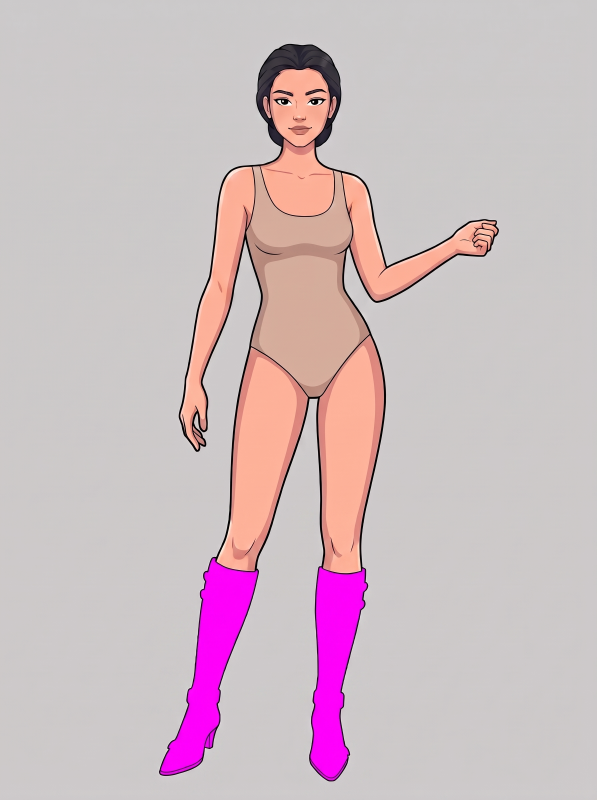
#> input picture assets/mattes/boots_black_inverted.jpeg, 1790 x 2400 px, given in place of base_v3.jpeg, which was not available (shown at 1/3 size)
$ python compare_strategies.py
#> lines starting #> are read from the running program, lines starting #| are printed output that depends on the picture; after the words box and inside, x2 and y2 are one past the last pixel; in counts of white or black regions, pixels touching at a corner belong together; pictures that were not available may be replaced by others from this repository, and a replacement may not be noted
### research/chroma_key.py
"""Chroma key background removal for AI-generated garment layers."""

from __future__ import annotations

from enum import Enum
from io import BytesIO

import numpy as np
from PIL import Image


class KeyColor(str, Enum):
    MAGENTA = "magenta"
    GREEN = "green"


# Channel that must be LOW for a pixel to count as background, vs the two that must be HIGH.
_KEY_CHANNELS: dict[KeyColor, tuple[int, tuple[int, int]]] = {
    KeyColor.MAGENTA: (1, (0, 2)),  # G low, R+B high
    KeyColor.GREEN: (0, (1, 1)),    # R low, G high (B also low, handled by the ramp)
}


def remove_chroma_background(
    image: Image.Image,
    key: KeyColor = KeyColor.MAGENTA,
    soft_edge: tuple[float, float] = (0.12, 0.35),
    despill_strength: float = 1.0,
) -> Image.Image:
    """Cut a garment out of a flat chroma background into a real alpha channel.

    `soft_edge` is the (opaque_below, transparent_above) ramp on the key difference,
    which keeps antialiased outlines smooth instead of producing a jagged 1-bit mask.
    """
    rgb = np.asarray(image.convert("RGB"), dtype=np.float32) / 255.0
    low_idx, high_idx = _KEY_CHANNELS[key]

    low = rgb[..., low_idx]
    high = np.minimum(rgb[..., high_idx[0]], rgb[..., high_idx[1]])

    # How strongly this pixel leans toward the key color.
    difference = high - low

    lo, hi = soft_edge
    alpha = 1.0 - np.clip((difference - lo) / (hi - lo), 0.0, 1.0)

    if despill_strength:
        # Pull the key color out of semi-transparent edge pixels so no fringe survives.
        spill = np.clip(difference, 0.0, None) * despill_strength
        rgb[..., high_idx[0]] -= spill
        if high_idx[1] != high_idx[0]:
            rgb[..., high_idx[1]] -= spill
        rgb = np.clip(rgb, 0.0, 1.0)

    rgba = np.dstack([rgb, alpha])
    return Image.fromarray((rgba * 255).astype(np.uint8), mode="RGBA")


# [14 lines left out: functions coverage_ratio, content_bounds, not called in this run]


# [18 lines that do not run on import are left out]

### experiments/compare_strategies.py
"""Compare the two ways of producing a garment layer, on the same garment.

  A  one generation  — the model draws the garment alone on a magenta field.
  B  two generations — the model dresses the avatar, then repaints everything
                       that is not the garment magenta.

Both are cut out with the same chroma key, then placed on the avatar with the
best uniform scale+offset available, which is all the app's manual fit control
can express. Whatever error survives that fit is error the user cannot correct.
"""

from __future__ import annotations

import sys
from dataclasses import dataclass
from pathlib import Path

import numpy as np
from PIL import Image
from scipy import ndimage

ROOT = Path(__file__).resolve().parents[1]
sys.path.insert(0, str(ROOT / "backend"))
sys.path.insert(0, str(ROOT / "research"))

from chroma_key import KeyColor, remove_chroma_background  # noqa: E402


@dataclass(frozen=True)
class Cutout:
    layer: Image.Image
    box: tuple[int, int, int, int]

    @property
    def width(self) -> int:
        return self.box[2] - self.box[0]

    @property
    def height(self) -> int:
        return self.box[3] - self.box[1]

    @property
    def aspect(self) -> float:
        return self.width / self.height


def cut_out(path: Path, min_area_ratio: float = 0.004) -> Cutout:
    layer = remove_chroma_background(Image.open(path), KeyColor.MAGENTA)
    solid = np.asarray(layer)[..., 3] > 128

    # Keep only the garment blob, dropping JPEG speckle and any leaked border.
    labels, count = ndimage.label(ndimage.binary_opening(solid, iterations=2))
    if count:
        sizes = ndimage.sum_labels(solid, labels, index=range(1, count + 1))
        solid = labels == int(np.argmax(sizes)) + 1

    alpha = np.asarray(layer)[..., 3] * solid
    layer.putalpha(Image.fromarray(alpha.astype(np.uint8)))

    ys, xs = np.where(solid)
    return Cutout(layer, (int(xs.min()), int(ys.min()), int(xs.max()), int(ys.max())))


def place(cut: Cutout, target_box: tuple[int, int, int, int], canvas: tuple[int, int],
          fit: str) -> Image.Image:
    """Uniform scale + translate, matching either height or width of the target box."""
    tx0, ty0, tx1, ty1 = target_box
    scale = (ty1 - ty0) / cut.height if fit == "height" else (tx1 - tx0) / cut.width

    cropped = cut.layer.crop(cut.box)
    size = (max(1, round(cropped.width * scale)), max(1, round(cropped.height * scale)))
    scaled = cropped.resize(size, Image.LANCZOS)

    out = Image.new("RGBA", canvas, (0, 0, 0, 0))
    cx, cy = (tx0 + tx1) // 2, (ty0 + ty1) // 2
    out.paste(scaled, (cx - size[0] // 2, cy - size[1] // 2), scaled)
    return out


def iou(a: Image.Image, b: Image.Image) -> float:
    m1 = np.asarray(a)[..., 3] > 128
    m2 = np.asarray(b)[..., 3] > 128
    union = (m1 | m2).sum()
    return float((m1 & m2).sum() / union) if union else 0.0


def main() -> None:
    avatar = Image.open(ROOT / "assets/avatar/base_v3.jpeg").convert("RGBA")
    canvas = avatar.size
#> canvas = (1790, 2400)

    two_pass = cut_out(ROOT / "assets/mattes/camisole_v3.jpeg")
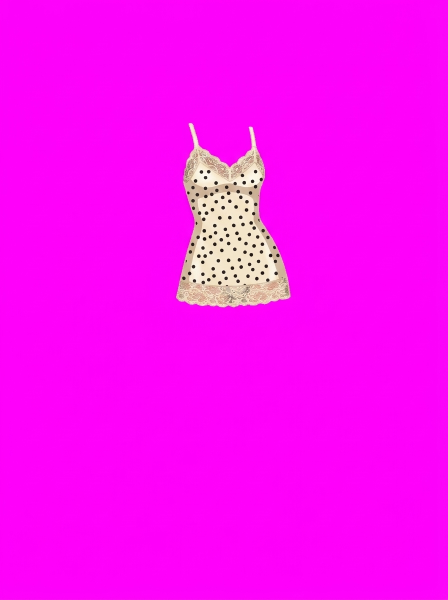
#> input picture assets/mattes/camisole_v3.jpeg, 895 x 1200 px (shown at 1/2 size)
#> in remove_chroma_background, `lo, hi = soft_edge`: lo = 0.12; hi = 0.35
#> in cut_out, `solid = np.asarray(layer)[..., 3] > 128`: solid: shape (1200, 895) bool; 4.8% white; 1 white region, box (x1, y1, x2, y2) and area: (353, 247, 580, 614) 51384
#> in cut_out, `labels, count = ndimage.label(ndimage.binary_opening(solid, iterations..`: labels: shape (1200, 895) int32; values 0 (black) and 1 (white), 4.8% white; 1 white region, box (x1, y1, x2, y2) and area: (353, 247, 580, 614) 51379
#> in cut_out, `labels, count = ndimage.label(ndimage.binary_opening(solid, iterations..`: count = 1
#> in cut_out, `sizes = ndimage.sum_labels(solid, labels, index=range(1, count + 1))`: sizes = [51379]
    one_pass = cut_out(ROOT / "assets/isolated/camisole_v3.jpeg")
#> call 2 of cut_out, with min_area_ratio = 0.004
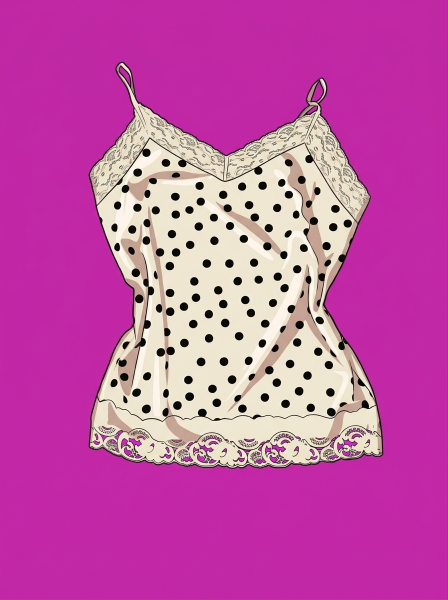
#> input picture assets/isolated/camisole_v3.jpeg, 895 x 1200 px (shown at 1/2 size)
#> call 2 of remove_chroma_background, with key = 'magenta', soft_edge = (0.12, 0.35), despill_strength = 1
#> in remove_chroma_background (call 2), `rgb[..., high_idx[1]] -= spill`:
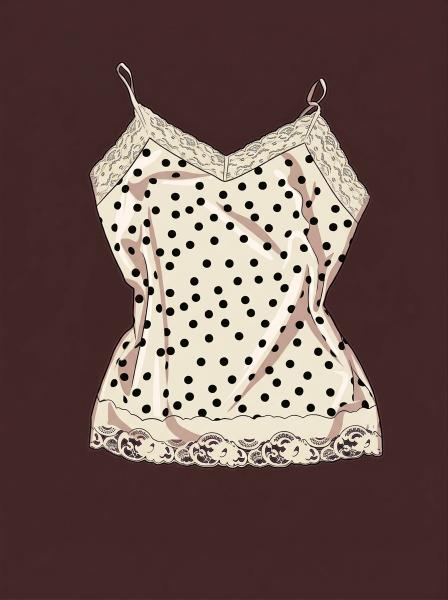
#> rgb: shape (1200, 895, 3) float32 (shown at 1/2 size); mean R, G, B 0.422, 0.337, 0.316
#> in remove_chroma_background (call 2), `rgba = np.dstack([rgb, alpha])`:
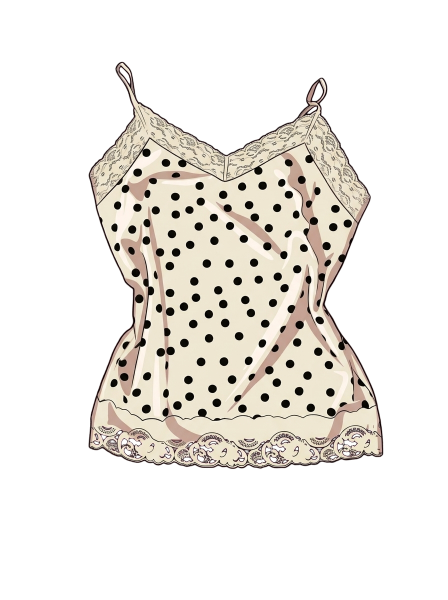
#> rgba: shape (1200, 895, 4) float32 (shown at 1/2 size); mean R, G, B, A 0.422, 0.337, 0.316, 0.311; transparent parts drawn white
#> in cut_out (call 2), `solid = np.asarray(layer)[..., 3] > 128`: solid: shape (1200, 895) bool; 31.1% white; 1 white region, box (x1, y1, x2, y2) and area: (177, 124, 766, 938) 333920
#> in cut_out (call 2), `labels, count = ndimage.label(ndimage.binary_opening(solid, iterations..`: labels: shape (1200, 895) int32; values 0 (black) and 1 (white), 31.1% white; 1 white region, box (x1, y1, x2, y2) and area: (177, 124, 766, 938) 333907
#> in cut_out (call 2), `sizes = ndimage.sum_labels(solid, labels, index=range(1, count + 1))`: sizes = [333907]

    # The two-pass layer is already registered to the avatar, so it is the reference.
    scale = canvas[0] / two_pass.layer.width
#> scale = 2
    reference = two_pass.layer.resize(canvas, Image.LANCZOS)
    ref_box = tuple(round(v * scale) for v in two_pass.box)
#> ref_box = (706, 494, 1158, 1226)

    print(f"canvas {canvas}")
#| canvas (1790, 2400)
    print(f"B (2 pasadas)  bbox {ref_box}  {round((ref_box[2]-ref_box[0]))}x"
          f"{round((ref_box[3]-ref_box[1]))}  aspect {two_pass.aspect:.3f}")
#| B (2 pasadas)  bbox (706, 494, 1158, 1226)  452x732  aspect 0.617
    print(f"A (1 pasada)   {one_pass.width}x{one_pass.height}  aspect {one_pass.aspect:.3f}")
#| A (1 pasada)   588x813  aspect 0.723
    print(f"desajuste de proporcion: {abs(one_pass.aspect/two_pass.aspect - 1) * 100:.1f}%")
#| desajuste de proporcion: 17.1%
    print()

    out_dir = ROOT / "output" / "comparacion_v3"
    out_dir.mkdir(parents=True, exist_ok=True)

    panels = [("B_dos_pasadas", reference)]
    for fit in ("height", "width"):
        placed = place(one_pass, ref_box, canvas, fit)
        print(f"A ajustada por {fit:6s} -> IoU contra B = {iou(placed, reference):.3f}")
        panels.append((f"A_una_pasada_{fit}", placed))
#> this loop made 2 passes
#> (tx0 in place, ty0 in place, tx1 in place, ty1 in place, scale in place, size in place, cx in place, cy in place) on passes 1 to 2: (706, 494, 1158, 1226, 0.9, (529, 732), 932, 860), (706, 494, 1158, 1226, 0.769, (452, 625), 932, 860)
#| A ajustada por height -> IoU contra B = 0.723
#| A ajustada por width  -> IoU contra B = 0.726
#> pass 1, in place, `scaled = cropped.resize(size, Image.LANCZOS)`:
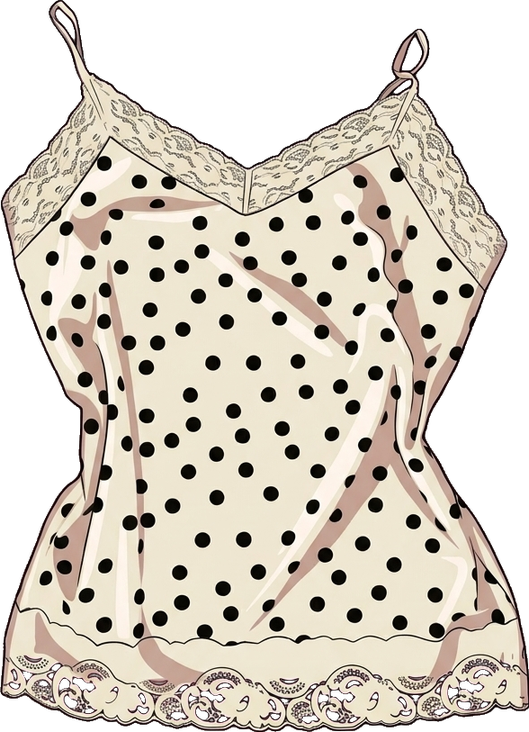
#> scaled: PIL image 529x732 RGBA; mean R, G, B, A 139.5, 131.9, 120.3, 177.6; transparent parts drawn white
#> after the loop:
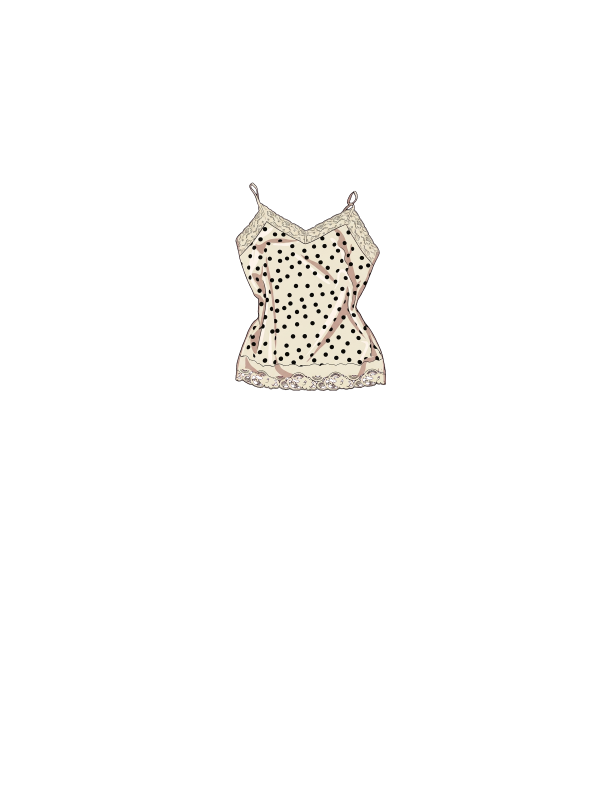
#> placed: PIL image 1790x2400 RGBA (shown at 1/3 size); mean R, G, B, A 9.1, 8.6, 7.9, 11.6; transparent parts drawn white
#> after the loop, panels = 3 items

    for name, layer in panels:
        Image.alpha_composite(avatar, layer).convert("RGB").save(
            out_dir / f"{name}.jpg", quality=92
        )
#> this loop made 3 passes
#> name on passes 1 to 3: 'B_dos_pasadas', 'A_una_pasada_height', 'A_una_pasada_width'

    strip = [Image.open(out_dir / f"{n}.jpg") for n, _ in panels]
#> strip = 3 items
    sheet = Image.new("RGB", (strip[0].width * len(strip), strip[0].height), "white")
#> sheet: PIL image 5370x2400 RGB; every value is 255
    for i, im in enumerate(strip):
        sheet.paste(im, (i * im.width, 0))
#> this loop made 3 passes
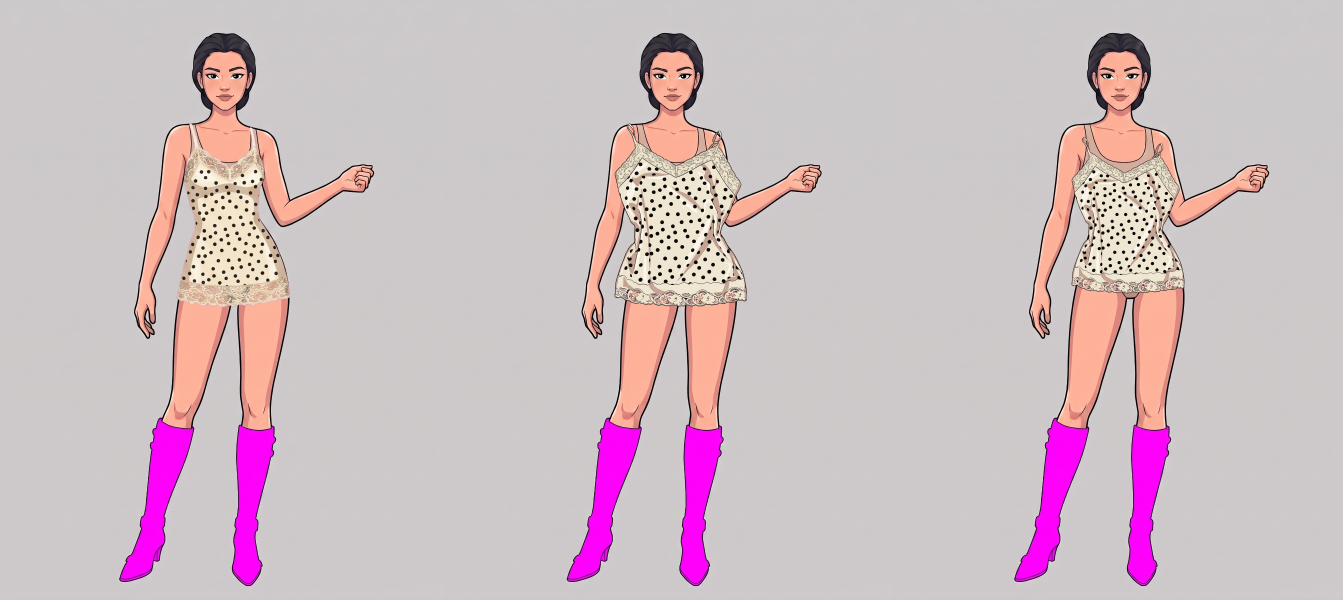
#> sheet: PIL image 5370x2400 RGB (shown at 1/4 size); mean R, G, B 206.1, 189, 194.7
    sheet.thumbnail((1600, 1600))
#> sheet: PIL image 1600x715 RGB
    sheet.save(ROOT / "output" / "comparacion_v3.jpg", quality=90)
    print(f"\n{[n for n, _ in panels]}")
#| ['B_dos_pasadas', 'A_una_pasada_height', 'A_una_pasada_width']


if __name__ == "__main__":
    main()
